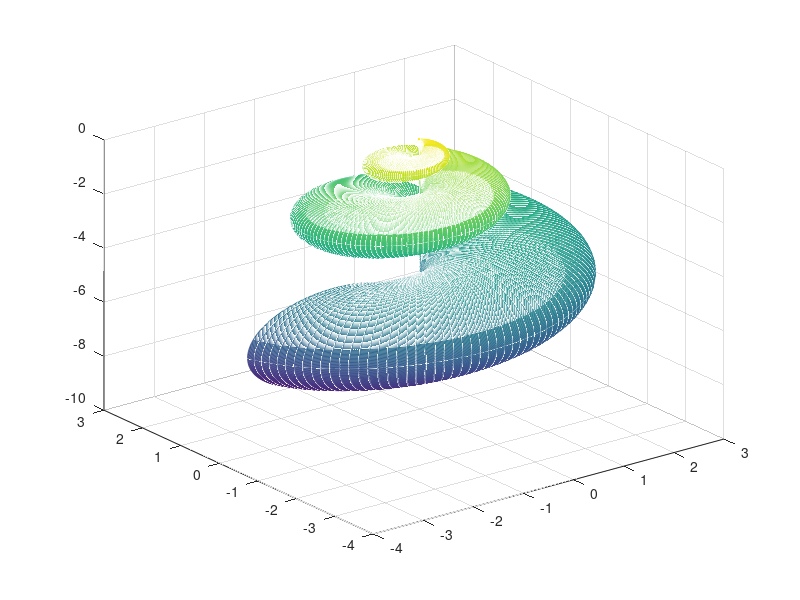

Write MATLAB code to recreate this figure.
u = linspace(0,6*pi,400);
v = linspace(0,2*pi,400);
[U,V] = meshgrid(u,v);

x = 2*(1 - exp(U/(6*pi))).*cos(U).*(cos(V/2)).^2;
y = 2*(-1 + exp(U/(6*pi))).*sin(U).*(cos(V/2)).^2;
z = 1 - exp(U/(3*pi)) - sin(V) + (exp(U/(6*pi))).*sin(V);

mesh(x,y,z)

